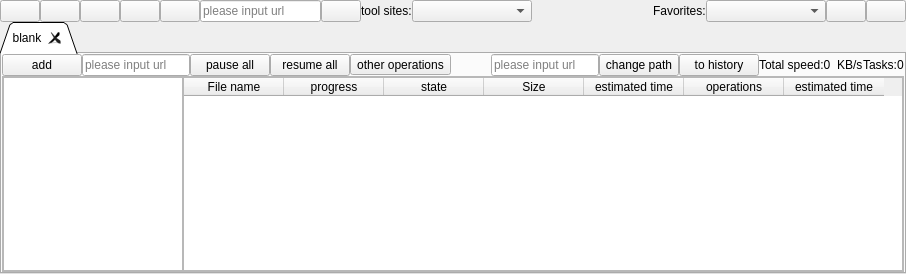
          <widget class="QWidget" name="tab_web">
           <attribute name="icon">
            <iconset resource="../../assets/asset.qrc">
             <normaloff>:/svgs/svgs/browser-google-chrome-svgrepo-com.svg</normaloff>:/svgs/svgs/browser-google-chrome-svgrepo-com.svg</iconset>
           </attribute>
           <attribute name="title">
            <string>Web</string>
           </attribute>
           <layout class="QVBoxLayout" name="verticalLayout_15">
            <property name="spacing">
             <number>0</number>
            </property>
            <property name="leftMargin">
             <number>0</number>
            </property>
            <property name="topMargin">
             <number>0</number>
            </property>
            <property name="rightMargin">
             <number>0</number>
            </property>
            <property name="bottomMargin">
             <number>0</number>
            </property>
            <item>
             <widget class="QFrame" name="frame_webview">
              <property name="minimumSize">
               <size>
                <width>0</width>
                <height>20</height>
               </size>
              </property>
              <property name="maximumSize">
               <size>
                <width>16777215</width>
                <height>30</height>
               </size>
              </property>
              <property name="frameShape">
               <enum>QFrame::NoFrame</enum>
              </property>
              <layout class="QHBoxLayout" name="horizontalLayout_6">
               <property name="spacing">
                <number>0</number>
               </property>
               <property name="leftMargin">
                <number>0</number>
               </property>
               <property name="topMargin">
                <number>0</number>
               </property>
               <property name="rightMargin">
                <number>0</number>
               </property>
               <property name="bottomMargin">
                <number>0</number>
               </property>
               <item>
                <widget class="QPushButton" name="btn_web_home">
                 <property name="maximumSize">
                  <size>
                   <width>40</width>
                   <height>16777215</height>
                  </size>
                 </property>
                 <property name="toolTip">
                  <string>&lt;html&gt;&lt;head/&gt;&lt;body&gt;&lt;p&gt;return to home page&lt;/p&gt;&lt;/body&gt;&lt;/html&gt;</string>
                 </property>
                 <property name="text">
                  <string/>
                 </property>
                 <property name="icon">
                  <iconset resource="../../assets/asset.qrc">
                   <normaloff>:/svgs/svgs/home-svgrepo-com.svg</normaloff>:/svgs/svgs/home-svgrepo-com.svg</iconset>
                 </property>
                </widget>
               </item>
               <item>
                <widget class="QPushButton" name="btn_web_newtab">
                 <property name="maximumSize">
                  <size>
                   <width>40</width>
                   <height>16777215</height>
                  </size>
                 </property>
                 <property name="toolTip">
                  <string>&lt;html&gt;&lt;head/&gt;&lt;body&gt;&lt;p&gt;add new tab&lt;/p&gt;&lt;/body&gt;&lt;/html&gt;</string>
                 </property>
                 <property name="text">
                  <string/>
                 </property>
                 <property name="icon">
                  <iconset resource="../../assets/asset.qrc">
                   <normaloff>:/svgs/svgs/plus-add-svgrepo-com.svg</normaloff>:/svgs/svgs/plus-add-svgrepo-com.svg</iconset>
                 </property>
                </widget>
               </item>
               <item>
                <widget class="QPushButton" name="btn_web_previous">
                 <property name="maximumSize">
                  <size>
                   <width>40</width>
                   <height>16777215</height>
                  </size>
                 </property>
                 <property name="toolTip">
                  <string>&lt;html&gt;&lt;head/&gt;&lt;body&gt;&lt;p&gt;back&lt;/p&gt;&lt;/body&gt;&lt;/html&gt;</string>
                 </property>
                 <property name="text">
                  <string/>
                 </property>
                 <property name="icon">
                  <iconset resource="../../assets/asset.qrc">
                   <normaloff>:/svgs/svgs/arrow-left-svgrepo-com.svg</normaloff>:/svgs/svgs/arrow-left-svgrepo-com.svg</iconset>
                 </property>
                </widget>
               </item>
               <item>
                <widget class="QPushButton" name="btn_web_next">
                 <property name="maximumSize">
                  <size>
                   <width>40</width>
                   <height>16777215</height>
                  </size>
                 </property>
                 <property name="toolTip">
                  <string>&lt;html&gt;&lt;head/&gt;&lt;body&gt;&lt;p&gt;forward&lt;/p&gt;&lt;/body&gt;&lt;/html&gt;</string>
                 </property>
                 <property name="text">
                  <string/>
                 </property>
                 <property name="icon">
                  <iconset resource="../../assets/asset.qrc">
                   <normaloff>:/svgs/svgs/arrow-right-svgrepo-com.svg</normaloff>:/svgs/svgs/arrow-right-svgrepo-com.svg</iconset>
                 </property>
                </widget>
               </item>
               <item>
                <widget class="QPushButton" name="btn_web_refresh">
                 <property name="maximumSize">
                  <size>
                   <width>40</width>
                   <height>16777215</height>
                  </size>
                 </property>
                 <property name="toolTip">
                  <string>&lt;html&gt;&lt;head/&gt;&lt;body&gt;&lt;p&gt;refresh&lt;/p&gt;&lt;/body&gt;&lt;/html&gt;</string>
                 </property>
                 <property name="text">
                  <string/>
                 </property>
                 <property name="icon">
                  <iconset resource="../../assets/asset.qrc">
                   <normaloff>:/svgs/svgs/refresh-svgrepo-com.svg</normaloff>:/svgs/svgs/refresh-svgrepo-com.svg</iconset>
                 </property>
                </widget>
               </item>
               <item>
                <widget class="QLineEdit" name="lineEdit_web">
                 <property name="text">
                  <string/>
                 </property>
                 <property name="placeholderText">
                  <string>please input url</string>
                 </property>
                </widget>
               </item>
               <item>
                <widget class="QPushButton" name="btn_web_go">
                 <property name="maximumSize">
                  <size>
                   <width>40</width>
                   <height>16777215</height>
                  </size>
                 </property>
                 <property name="toolTip">
                  <string>&lt;html&gt;&lt;head/&gt;&lt;body&gt;&lt;p&gt;go&lt;/p&gt;&lt;/body&gt;&lt;/html&gt;</string>
                 </property>
                 <property name="text">
                  <string/>
                 </property>
                 <property name="icon">
                  <iconset resource="../../assets/asset.qrc">
                   <normaloff>:/svgs/svgs/go-fuchsia-svgrepo-com.svg</normaloff>:/svgs/svgs/go-fuchsia-svgrepo-com.svg</iconset>
                 </property>
                </widget>
               </item>
               <item>
                <widget class="QLabel" name="label_web_sites">
                 <property name="text">
                  <string>tool sites:</string>
                 </property>
                </widget>
               </item>
               <item>
                <widget class="QComboBox" name="comboBox_defaultweb">
                 <property name="minimumSize">
                  <size>
                   <width>120</width>
                   <height>0</height>
                  </size>
                 </property>
                </widget>
               </item>
               <item>
                <spacer name="horizontalSpacer_webview">
                 <property name="orientation">
                  <enum>Qt::Horizontal</enum>
                 </property>
                 <property name="sizeHint" stdset="0">
                  <size>
                   <width>40</width>
                   <height>20</height>
                  </size>
                 </property>
                </spacer>
               </item>
               <item>
                <widget class="QLabel" name="label_web">
                 <property name="text">
                  <string>Favorites:</string>
                 </property>
                </widget>
               </item>
               <item>
                <widget class="QComboBox" name="comboBox_web">
                 <property name="minimumSize">
                  <size>
                   <width>120</width>
                   <height>0</height>
                  </size>
                 </property>
                </widget>
               </item>
               <item>
                <widget class="QPushButton" name="btn_web_fav">
                 <property name="maximumSize">
                  <size>
                   <width>40</width>
                   <height>16777215</height>
                  </size>
                 </property>
                 <property name="toolTip">
                  <string>&lt;html&gt;&lt;head/&gt;&lt;body&gt;&lt;p&gt;add new url to favorites&lt;/p&gt;&lt;/body&gt;&lt;/html&gt;</string>
                 </property>
                 <property name="text">
                  <string/>
                 </property>
                 <property name="icon">
                  <iconset resource="../../assets/asset.qrc">
                   <normaloff>:/svgs/svgs/racing-svgrepo-com.svg</normaloff>:/svgs/svgs/racing-svgrepo-com.svg</iconset>
                 </property>
                </widget>
               </item>
               <item>
                <widget class="QPushButton" name="btn_web_clear">
                 <property name="maximumSize">
                  <size>
                   <width>40</width>
                   <height>16777215</height>
                  </size>
                 </property>
                 <property name="toolTip">
                  <string>&lt;html&gt;&lt;head/&gt;&lt;body&gt;&lt;p&gt;delete this favorite url&lt;/p&gt;&lt;/body&gt;&lt;/html&gt;</string>
                 </property>
                 <property name="text">
                  <string/>
                 </property>
                 <property name="icon">
                  <iconset resource="../../assets/asset.qrc">
                   <normaloff>:/svgs/svgs/delete-clear-svgrepo-com.svg</normaloff>:/svgs/svgs/delete-clear-svgrepo-com.svg</iconset>
                 </property>
                </widget>
               </item>
              </layout>
             </widget>
            </item>
            <item>
             <widget class="QTabWidget" name="tabWidget_browser">
              <property name="tabShape">
               <enum>QTabWidget::Triangular</enum>
              </property>
              <property name="currentIndex">
               <number>0</number>
              </property>
              <property name="tabsClosable">
               <bool>true</bool>
              </property>
              <widget class="QWidget" name="tab">
               <attribute name="icon">
                <iconset>
                 <normaloff>:/asset_svg/svgs/connect-svgrepo-com.svg</normaloff>:/asset_svg/svgs/connect-svgrepo-com.svg</iconset>
               </attribute>
               <attribute name="title">
                <string>blank</string>
               </attribute>
               <layout class="QVBoxLayout" name="verticalLayout_13">
                <property name="spacing">
                 <number>0</number>
                </property>
                <property name="leftMargin">
                 <number>0</number>
                </property>
                <property name="topMargin">
                 <number>0</number>
                </property>
                <property name="rightMargin">
                 <number>0</number>
                </property>
                <property name="bottomMargin">
                 <number>0</number>
                </property>
                <item>
                 <widget class="QStackedWidget" name="stackedWidget">
                  <property name="currentIndex">
                   <number>1</number>
                  </property>
                  <widget class="QWidget" name="downloader"/>
                  <widget class="QWidget" name="history">
                   <layout class="QVBoxLayout" name="verticalLayout_17">
                    <property name="spacing">
                     <number>0</number>
                    </property>
                    <property name="leftMargin">
                     <number>0</number>
                    </property>
                    <property name="topMargin">
                     <number>0</number>
                    </property>
                    <property name="rightMargin">
                     <number>0</number>
                    </property>
                    <property name="bottomMargin">
                     <number>0</number>
                    </property>
                    <item>
                     <widget class="QFrame" name="frame_webview_2">
                      <property name="minimumSize">
                       <size>
                        <width>0</width>
                        <height>20</height>
                       </size>
                      </property>
                      <property name="maximumSize">
                       <size>
                        <width>16777215</width>
                        <height>30</height>
                       </size>
                      </property>
                      <property name="frameShape">
                       <enum>QFrame::NoFrame</enum>
                      </property>
                      <layout class="QHBoxLayout" name="horizontalLayout_10">
                       <property name="spacing">
                        <number>0</number>
                       </property>
                       <property name="leftMargin">
                        <number>0</number>
                       </property>
                       <property name="topMargin">
                        <number>0</number>
                       </property>
                       <property name="rightMargin">
                        <number>0</number>
                       </property>
                       <property name="bottomMargin">
                        <number>0</number>
                       </property>
                       <item>
                        <widget class="QPushButton" name="btn_download_add">
                         <property name="maximumSize">
                          <size>
                           <width>80</width>
                           <height>16777215</height>
                          </size>
                         </property>
                         <property name="toolTip">
                          <string>&lt;html&gt;&lt;head/&gt;&lt;body&gt;&lt;p&gt;add new tab&lt;/p&gt;&lt;/body&gt;&lt;/html&gt;</string>
                         </property>
                         <property name="text">
                          <string>add</string>
                         </property>
                         <property name="icon">
                          <iconset resource="../../assets/asset.qrc">
                           <normaloff>:/svgs/svgs/plus-add-svgrepo-com.svg</normaloff>:/svgs/svgs/plus-add-svgrepo-com.svg</iconset>
                         </property>
                        </widget>
                       </item>
                       <item>
                        <widget class="QLineEdit" name="lineEdit_download_url">
                         <property name="maximumSize">
                          <size>
                           <width>180</width>
                           <height>16777215</height>
                          </size>
                         </property>
                         <property name="text">
                          <string/>
                         </property>
                         <property name="placeholderText">
                          <string>please input url</string>
                         </property>
                        </widget>
                       </item>
                       <item>
                        <widget class="QPushButton" name="btn_download_pause">
                         <property name="maximumSize">
                          <size>
                           <width>900</width>
                           <height>16777215</height>
                          </size>
                         </property>
                         <property name="toolTip">
                          <string>&lt;html&gt;&lt;head/&gt;&lt;body&gt;&lt;p&gt;add new tab&lt;/p&gt;&lt;/body&gt;&lt;/html&gt;</string>
                         </property>
                         <property name="text">
                          <string>pause all</string>
                         </property>
                         <property name="icon">
                          <iconset resource="../../assets/asset.qrc">
                           <normaloff>:/svgs/svgs/pause-svgrepo-com.svg</normaloff>:/svgs/svgs/pause-svgrepo-com.svg</iconset>
                         </property>
                        </widget>
                       </item>
                       <item>
                        <widget class="QPushButton" name="btn_download_resume">
                         <property name="maximumSize">
                          <size>
                           <width>900</width>
                           <height>16777215</height>
                          </size>
                         </property>
                         <property name="toolTip">
                          <string>&lt;html&gt;&lt;head/&gt;&lt;body&gt;&lt;p&gt;add new tab&lt;/p&gt;&lt;/body&gt;&lt;/html&gt;</string>
                         </property>
                         <property name="text">
                          <string>resume all</string>
                         </property>
                         <property name="icon">
                          <iconset resource="../../assets/asset.qrc">
                           <normaloff>:/svgs/svgs/start-svgrepo-com.svg</normaloff>:/svgs/svgs/start-svgrepo-com.svg</iconset>
                         </property>
                        </widget>
                       </item>
                       <item>
                        <widget class="QToolButton" name="toolButton_download">
                         <property name="text">
                          <string>other operations</string>
                         </property>
                         <property name="icon">
                          <iconset resource="../../assets/asset.qrc">
                           <normaloff>:/svgs/svgs/list-svgrepo-com.svg</normaloff>:/svgs/svgs/list-svgrepo-com.svg</iconset>
                         </property>
                        </widget>
                       </item>
                       <item>
                        <spacer name="horizontalSpacer_download">
                         <property name="orientation">
                          <enum>Qt::Horizontal</enum>
                         </property>
                         <property name="sizeHint" stdset="0">
                          <size>
                           <width>40</width>
                           <height>20</height>
                          </size>
                         </property>
                        </spacer>
                       </item>
                       <item>
                        <widget class="QLineEdit" name="lineEdit_download_path">
                         <property name="maximumSize">
                          <size>
                           <width>180</width>
                           <height>16777215</height>
                          </size>
                         </property>
                         <property name="text">
                          <string/>
                         </property>
                         <property name="placeholderText">
                          <string>please input url</string>
                         </property>
                        </widget>
                       </item>
                       <item>
                        <widget class="QPushButton" name="table_open_2">
                         <property name="toolTip">
                          <string>&lt;html&gt;&lt;head/&gt;&lt;body&gt;&lt;p&gt;open file&lt;/p&gt;&lt;p&gt;&lt;br/&gt;&lt;/p&gt;&lt;/body&gt;&lt;/html&gt;</string>
                         </property>
                         <property name="text">
                          <string>change path</string>
                         </property>
                         <property name="icon">
                          <iconset resource="../../assets/asset.qrc">
                           <normaloff>:/svgs/svgs/open-svgrepo-com.svg</normaloff>:/svgs/svgs/open-svgrepo-com.svg</iconset>
                         </property>
                        </widget>
                       </item>
                       <item>
                        <widget class="QPushButton" name="btn_download_tohistory">
                         <property name="maximumSize">
                          <size>
                           <width>100</width>
                           <height>16777215</height>
                          </size>
                         </property>
                         <property name="toolTip">
                          <string>&lt;html&gt;&lt;head/&gt;&lt;body&gt;&lt;p&gt;delete this favorite url&lt;/p&gt;&lt;/body&gt;&lt;/html&gt;</string>
                         </property>
                         <property name="text">
                          <string>to history</string>
                         </property>
                         <property name="icon">
                          <iconset resource="../../assets/asset.qrc">
                           <normaloff>:/svgs/svgs/delete-clear-svgrepo-com.svg</normaloff>:/svgs/svgs/delete-clear-svgrepo-com.svg</iconset>
                         </property>
                        </widget>
                       </item>
                       <item>
                        <widget class="QLabel" name="label_downlaod_speed">
                         <property name="text">
                          <string>Total speed:0  KB/s</string>
                         </property>
                        </widget>
                       </item>
                       <item>
                        <widget class="QLabel" name="label_download_task">
                         <property name="text">
                          <string>Tasks:0</string>
                         </property>
                        </widget>
                       </item>
                      </layout>
                     </widget>
                    </item>
                    <item>
                     <widget class="QFrame" name="frame">
                      <property name="frameShape">
                       <enum>QFrame::StyledPanel</enum>
                      </property>
                      <property name="frameShadow">
                       <enum>QFrame::Raised</enum>
                      </property>
                      <layout class="QHBoxLayout" name="horizontalLayout_11">
                       <property name="spacing">
                        <number>0</number>
                       </property>
                       <property name="leftMargin">
                        <number>0</number>
                       </property>
                       <property name="topMargin">
                        <number>0</number>
                       </property>
                       <property name="rightMargin">
                        <number>0</number>
                       </property>
                       <property name="bottomMargin">
                        <number>0</number>
                       </property>
                       <item>
                        <widget class="QTreeWidget" name="treeWidget_download">
                         <property name="maximumSize">
                          <size>
                           <width>180</width>
                           <height>16777215</height>
                          </size>
                         </property>
                         <property name="frameShape">
                          <enum>QFrame::StyledPanel</enum>
                         </property>
                         <property name="headerHidden">
                          <bool>true</bool>
                         </property>
                         <column>
                          <property name="text">
                           <string notr="true">1</string>
                          </property>
                         </column>
                        </widget>
                       </item>
                       <item>
                        <widget class="QTableWidget" name="tableWidget_download">
                         <property name="columnCount">
                          <number>7</number>
                         </property>
                         <column>
                          <property name="text">
                           <string>File name</string>
                          </property>
                         </column>
                         <column>
                          <property name="text">
                           <string>progress</string>
                          </property>
                         </column>
                         <column>
                          <property name="text">
                           <string>state</string>
                          </property>
                         </column>
                         <column>
                          <property name="text">
                           <string>Size</string>
                          </property>
                         </column>
                         <column>
                          <property name="text">
                           <string>estimated time</string>
                          </property>
                         </column>
                         <column>
                          <property name="text">
                           <string>operations</string>
                          </property>
                         </column>
                         <column>
                          <property name="text">
                           <string>estimated time</string>
                          </property>
                         </column>
                        </widget>
                       </item>
                      </layout>
                     </widget>
                    </item>
                   </layout>
                  </widget>
                 </widget>
                </item>
               </layout>
              </widget>
             </widget>
            </item>
           </layout>
          </widget>
